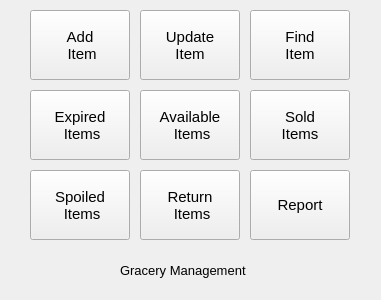
<?xml version="1.0" encoding="UTF-8"?>
<ui version="4.0">
 <class>MainWindow</class>
 <widget class="QMainWindow" name="MainWindow">
  <property name="geometry">
   <rect>
    <x>0</x>
    <y>0</y>
    <width>381</width>
    <height>300</height>
   </rect>
  </property>
  <property name="windowTitle">
   <string>Grocery Store Manager 1.0</string>
  </property>
  <widget class="QWidget" name="centralWidget">
   <widget class="QPushButton" name="btnAddItem">
    <property name="geometry">
     <rect>
      <x>30</x>
      <y>10</y>
      <width>100</width>
      <height>70</height>
     </rect>
    </property>
    <property name="font">
     <font>
      <pointsize>11</pointsize>
     </font>
    </property>
    <property name="text">
     <string>Add
 Item</string>
    </property>
   </widget>
   <widget class="QPushButton" name="btnUpdateItem">
    <property name="geometry">
     <rect>
      <x>140</x>
      <y>10</y>
      <width>100</width>
      <height>70</height>
     </rect>
    </property>
    <property name="font">
     <font>
      <pointsize>11</pointsize>
     </font>
    </property>
    <property name="text">
     <string>Update
Item</string>
    </property>
   </widget>
   <widget class="QPushButton" name="btnAvailableItems">
    <property name="geometry">
     <rect>
      <x>140</x>
      <y>90</y>
      <width>100</width>
      <height>70</height>
     </rect>
    </property>
    <property name="font">
     <font>
      <pointsize>11</pointsize>
     </font>
    </property>
    <property name="text">
     <string>Available 
 Items</string>
    </property>
   </widget>
   <widget class="QPushButton" name="btnSoldItems">
    <property name="geometry">
     <rect>
      <x>250</x>
      <y>90</y>
      <width>100</width>
      <height>70</height>
     </rect>
    </property>
    <property name="font">
     <font>
      <pointsize>11</pointsize>
     </font>
    </property>
    <property name="text">
     <string>Sold
Items</string>
    </property>
   </widget>
   <widget class="QPushButton" name="btnReport">
    <property name="geometry">
     <rect>
      <x>250</x>
      <y>170</y>
      <width>100</width>
      <height>70</height>
     </rect>
    </property>
    <property name="font">
     <font>
      <pointsize>11</pointsize>
     </font>
    </property>
    <property name="text">
     <string>Report</string>
    </property>
   </widget>
   <widget class="QLabel" name="label">
    <property name="geometry">
     <rect>
      <x>120</x>
      <y>260</y>
      <width>141</width>
      <height>20</height>
     </rect>
    </property>
    <property name="font">
     <font>
      <pointsize>10</pointsize>
     </font>
    </property>
    <property name="text">
     <string>Gracery Management</string>
    </property>
   </widget>
   <widget class="QPushButton" name="btnExpiredItems">
    <property name="geometry">
     <rect>
      <x>30</x>
      <y>90</y>
      <width>100</width>
      <height>70</height>
     </rect>
    </property>
    <property name="font">
     <font>
      <pointsize>11</pointsize>
     </font>
    </property>
    <property name="text">
     <string>Expired 
 Items</string>
    </property>
   </widget>
   <widget class="QPushButton" name="btnSpoiledItem">
    <property name="geometry">
     <rect>
      <x>30</x>
      <y>170</y>
      <width>100</width>
      <height>70</height>
     </rect>
    </property>
    <property name="font">
     <font>
      <pointsize>11</pointsize>
     </font>
    </property>
    <property name="text">
     <string>Spoiled 
 Items</string>
    </property>
   </widget>
   <widget class="QPushButton" name="btnReturnItems">
    <property name="geometry">
     <rect>
      <x>140</x>
      <y>170</y>
      <width>100</width>
      <height>70</height>
     </rect>
    </property>
    <property name="font">
     <font>
      <pointsize>11</pointsize>
     </font>
    </property>
    <property name="text">
     <string>Return 
 Items</string>
    </property>
   </widget>
   <widget class="QPushButton" name="btnFindItem">
    <property name="geometry">
     <rect>
      <x>250</x>
      <y>10</y>
      <width>100</width>
      <height>70</height>
     </rect>
    </property>
    <property name="font">
     <font>
      <pointsize>11</pointsize>
     </font>
    </property>
    <property name="text">
     <string>Find
Item</string>
    </property>
   </widget>
  </widget>
 </widget>
 <layoutdefault spacing="6" margin="11"/>
 <resources/>
 <connections/>
</ui>
